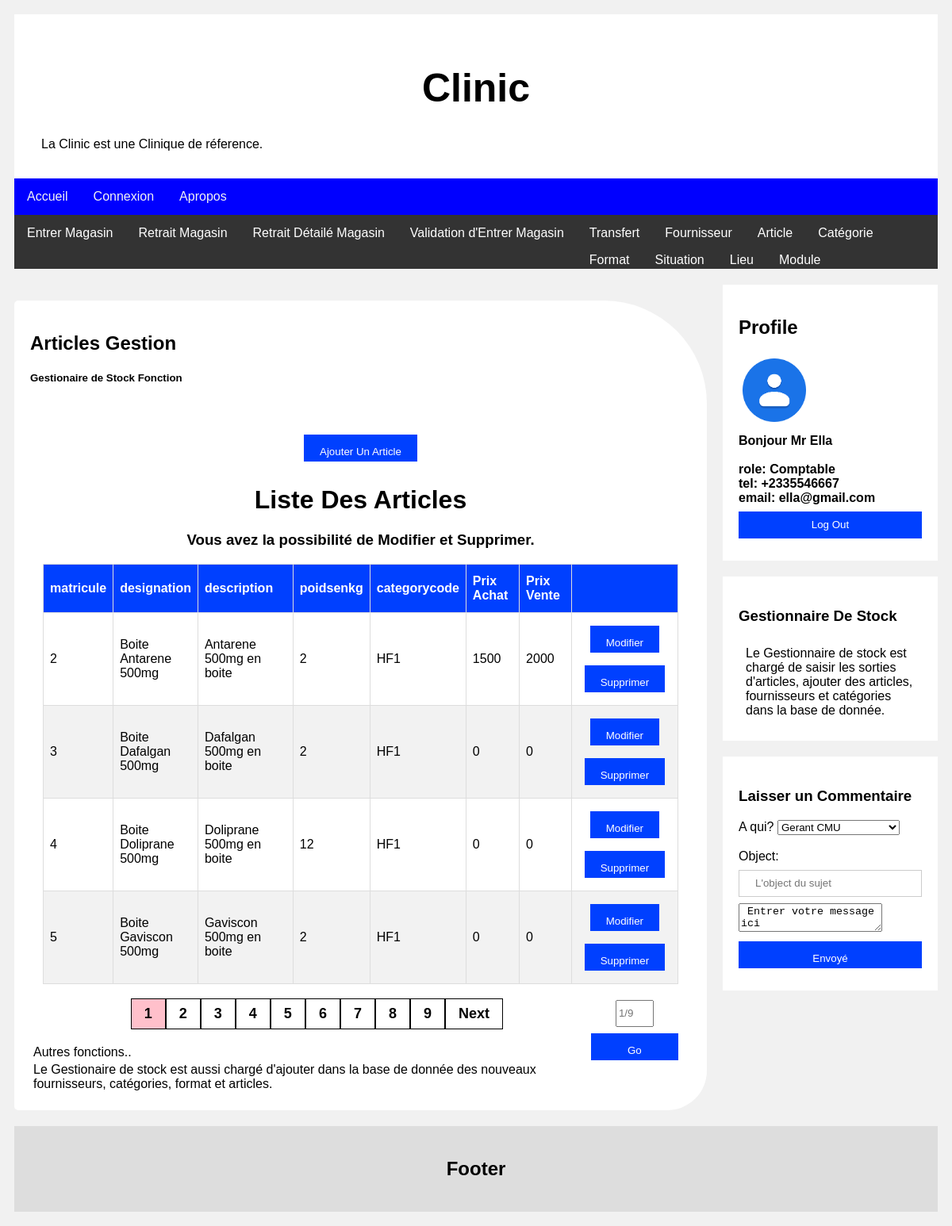
/gestionnairestock/Article/articlemanage.php (signed in), run on the app's committed database.
### tables this page shows
CREATE TABLE `article` (
  `matricule` bigint(20) NOT NULL,
  `code` varchar(100) NOT NULL,
  `designation` text NOT NULL,
  `groupcode` varchar(200) NOT NULL,
  `description` text NOT NULL,
  `poids_kg` decimal(10,0) NOT NULL,
  `code_category` varchar(100) NOT NULL,
  `prixachat` decimal(10,0) NOT NULL DEFAULT 0,
  `tmc` decimal(10,0) NOT NULL DEFAULT 0,
  `prixvente` decimal(10,0) NOT NULL DEFAULT 0,
  `benefice` decimal(11,0) NOT NULL DEFAULT 0,
  `format` varchar(100) NOT NULL DEFAULT 'carton',
  `quantity_per_unit` int(11) NOT NULL DEFAULT 1,
  `modeuse` varchar(250) NOT NULL DEFAULT 'normale',
  `matriculredacteur` text NOT NULL,
  `timestamp` timestamp NOT NULL DEFAULT current_timestamp(),
  `lastmodification` text NOT NULL
);

### gestionnairestock/Article/articlemanage.php (the view, shortened to what this page needs)
<!DOCTYPE html>
<html>
<head>
<link rel="stylesheet" href="../../cliniccss.css">
</head>
<body>
<div class="header">
  <h1>Clinic </h1>
  <p>La Clinic est une Clinique de réference.</p>
</div>
<div class="topnav">
  <a href="#">Accueil</a>
  <a href="#">Connexion</a>
  <a href="#">Apropos</a>
</div>
<div class="navbar">
    <a href="../welcomestocker.php#entrerarticle">Entrer Magasin</a>
    <a href="../welcomestocker.php#retraitarticle">Retrait Magasin</a>
    <a href="../welcomestocker.php#retraitarticleperunit">Retrait Détailé Magasin</a>
    <a href="../validationentrer.php">Validation d'Entrer Magasin</a>
   <div class="dropdown">
    <button class="dropbtn">Transfert
    </button>
  </div>
    <div class="dropdown">
    <button class="dropbtn">Fournisseur
    </button>
  </div>
   <div class="dropdown">
    <button class="dropbtn">Article
    </button>
  </div>
    <div class="dropdown">
    <button class="dropbtn">Catégorie
    </button>
  </div>
  <div class="dropdown">
        <button class="dropbtn">Format
        </button>
      </div>
      <div class="dropdown">
        <button class="dropbtn">Situation
        </button>
      </div>
      <div class="dropdown">
        <button class="dropbtn">Lieu
        </button>
      </div>
      <div class="dropdown">
        <button class="dropbtn">Module
        </button>
      </div>
</div>
<div class="row">
  <div class="leftcolumn">
      <div class="card shadowexempl">
              <div id="entrerarticle">
                  <h2>Articles Gestion</h2>
                  <h5>Gestionaire de Stock Fonction</h5>
                   <center>
        <?php
            require_once "../../db/conn.php";
            $per_page_record = 4;
            if (isset($_GET["page"])) {
                $page  = $_GET["page"];
            }
            else {
              $page=1;
            }
            $start_from = ($page-1) * $per_page_record;
            $query = "SELECT matricule, designation, description, poids_kg, article.quantity_per_unit, code_category,format, prixvente, prixachat, tmc, groupcode FROM article  LIMIT $start_from, $per_page_record";
            $rs_result = mysqli_query ($con, $query);
        ?>
        <div class="container">
          <br>
          <div>
          <button onclick="document.getElementById('id01').style.display='block'" style="width:auto;">Ajouter Un Article</button>
            <h1>Liste Des Articles</h1>
            <h3> Vous avez la possibilité de Modifier et Supprimer.
          </h3>
            <table id="customers" class="table table-striped table-condensed
                                              table-bordered">
              <thead>
                <tr>
                  <th width="10%">matricule</th>
                  <th width="10%">designation</th>
                  <th>description</th>
                  <th>poidsenkg</th>
                  <th>categorycode</th>
                  <th>Prix Achat</th>
                  <th>Prix Vente</th>
                  <th></th>
                </tr>
              </thead>
              <tbody>
        <?php
                while ($row = mysqli_fetch_array($rs_result)) {
                ?>
                <tr>
                 <td><?php echo $row["matricule"]; ?></td>
                <td><?php echo $row["designation"]; ?></td>
                <td><?php echo $row["description"]; ?></td>
                <td><?php echo $row["poids_kg"]; ?></td>
                <td><?php echo $row["code_category"]; ?></td>
                <td><?php echo $row["prixachat"]; ?></td>
                <td><?php echo $row["prixvente"]; ?></td>
                <td>
                    <form action="articleedit.php" method="POST">
<div id="outer">
  <div class="inner"><button type="submit"  >Modifier</button></div>
  <div class="inner"><button type="button" id="<?php echo $row["matricule"]; ?>" onclick="myFunctionDelete(this.id)">Supprimer</button></div>
</div>
</form>
                </td>
                </tr>
                <?php
                    };
                ?>
              </tbody>
            </table>
         <div class="pagination">
          <?php
            $query = "SELECT COUNT(*) FROM article";
            $rs_result = mysqli_query($con, $query);
            $row = mysqli_fetch_row($rs_result);
            $total_records = $row[0];
            $total_pages = ceil($total_records / $per_page_record);
            $pagLink = "";
            for ($i=1; $i<=$total_pages; $i++) {
              if ($i == $page) {
                  $pagLink .= "<a class = 'active' href='articlemanage.php?page="
                                                    .$i."'>".$i." </a>";
              }
              else  {
                  $pagLink .= "<a href='articlemanage.php?page=".$i."'>
                                                    ".$i." </a>";
              }
            };
            echo $pagLink;
            if($page<$total_pages){
                echo "<a href='articlemanage.php?page=".($page+1)."'>  Next </a>";
            }
          ?>
          </div>
          <div class="inline">
          <input id="page" type="number" min="1" max="<?php echo $total_pages?>"
          placeholder="<?php echo $page."/".$total_pages; ?>" required>
          <button onClick="go2Page();">Go</button>
         </div>
        </div>
      </div>
    </center>
                    <p>Autres fonctions..</p>
                  <p>Le Gestionaire de stock est aussi chargé d'ajouter dans la base de donnée des nouveaux fournisseurs, catégories, format et articles.</p>
                </div>
    </div>
  </div>
  <div class="rightcolumn">
    <div class="card">
      <h2>Profile </h2>
            <div class="fakeimg" style="height:100px;"><img src="../../images/contact.png" style="height:80px;"></div>
<b>Bonjour Mr <?php echo htmlspecialchars($_SESSION["fullname"]); ?></b>
      <br>
      <br>
      <b>role: <?php echo htmlspecialchars($_SESSION["role"]); ?></b>
            <br>
      <b>tel: <?php echo htmlspecialchars($_SESSION["tel"]); ?></b>
        <br>
      <b>email: <?php echo htmlspecialchars($_SESSION["email"]); ?></b>
                  <a href="../../logout.php"><button class="fakeimg" >Log Out</button></a>
    </div>
    <div class="card">
      <h3>Gestionnaire De Stock </h3>
      <div class="fakeimg"><p>Le Gestionnaire de stock est chargé de saisir les sorties d'articles, ajouter des articles, fournisseurs et catégories dans la base de donnée.</p></div>
    </div>
<div class="card">
       <h3>Laisser un Commentaire</h3>
      <form>
        <label>A qui?</label>
         <select name="aqui">
         <?php
   include('../../db/config.php');
          $sql = "SELECT DISTINCT role FROM users";
        if($stmt = $pdo->prepare($sql)){
            if($stmt->execute()){
                if($stmt->rowCount()>0){
                                      $arrayrole= $stmt->fetchAll();
                                      foreach($arrayrole as $roleelement){
                                        ?>
                                          <option value="<?php echo $roleelement[0];?>"><?php echo $roleelement[0];?></option>
                                        <?php
                                      }  }}}?>
                                        </select><br><br>
        <label>Object:</label>
        <input type="text" name="" placeholder="L'object du sujet">
        <textarea placeholder="Entrer votre message ici"> Entrer votre message ici</textarea>
              <button type="submit">Envoyé</button>
      </form>
    </div>
  </div>
</div>
<div class="footer">
  <h2>Footer</h2>
</div>
</body>
</html>

### cliniccss.css (style rules this page uses)
* { box-sizing: border-box; }
body { font-family: Arial; padding: 10px; background: #f1f1f1; }
.header { padding: 30px; text-align: center; background: white; }
.header h1 { font-size: 50px; }
.topnav { overflow: hidden; background-color: #0000ff; }
.topnav a { float: left; display: block; color: #f2f2f2; text-align: center; padding: 14px 16px; text-decoration: none; }
.leftcolumn { float: left; width: 75%; }
.rightcolumn { float: left; width: 25%; background-color: #f1f1f1; padding-left: 20px; }
.fakeimg { width: 100%; padding: 5px; }
.card { background-color: white; padding: 20px; margin-top: 20px; }
.row:after { content: ""; display: table; clear: both; }
.footer { padding: 20px; text-align: center; background: #ddd; margin-top: 20px; }
.navbar { overflow: hidden; background-color: #333; }
.navbar a { float: left; font-size: 16px; color: white; text-align: center; padding: 14px 16px; text-decoration: none; }
.dropdown { float: left; overflow: hidden; }
.dropdown .dropbtn { font-size: 16px; border: none; outline: none; color: white; padding: 14px 16px; background-color: inherit; font-family: inherit; margin: 0; }
input[type=text], input[type=password] { width: 100%; padding: 12px 20px; margin: 8px 0; display: inline-block; border: 1px solid #ccc; box-sizing: border-box; }
button,.btn1class { background-color: #0040ff; color: white; padding: 14px 20px; margin: 8px 0; border: none; cursor: pointer; width: 100%; }
.container { padding: 16px; }
.shadowexempl { border-radius: 5px 130px 50px 5px; margin-top: 40px; }
#outer { width:100%; text-align: center; }
.inner { display: inline-block; }
#customers { font-family: Arial, Helvetica, sans-serif; border-collapse: collapse; width: 100%; }
#customers td, #customers th { border: 1px solid #ddd; padding: 8px; }
#customers tr:nth-child(even) { background-color: #f2f2f2; }
#customers th { padding-top: 12px; padding-bottom: 12px; text-align: left; background-color: #0040ff; color: white; }
p { margin: 4px; text-align: left; }

### gestionnairestock/Article/articlemanage.php (style rules this page uses)
.inline { display: inline-block; float: right; margin: 20px 0px; }
input, button { height: 34px; }
.pagination { display: inline-block; }
.pagination a { font-weight:bold; font-size:18px; color: black; float: left; padding: 8px 16px; text-decoration: none; border:1px solid black; }
.pagination a.active { background-color: pink; }
body { font-family: Arial, Helvetica, sans-serif; }
.container { padding: 16px; }
#outer { width:100%; text-align: center; }
.inner { display: inline-block; }
#customers { font-family: Arial, Helvetica, sans-serif; border-collapse: collapse; width: 100%; }
#customers td, #customers th { border: 1px solid #ddd; padding: 8px; }
#customers tr:nth-child(even) { background-color: #f2f2f2; }
#customers th { padding-top: 12px; padding-bottom: 12px; text-align: left; background-color: #0040ff; color: white; }

### data on the page
article: matricule "2", designation "Boite Antarene 500mg", description "Antarene 500mg en boite", poids_kg "2", code_category "HF1", prixachat "1500", prixvente "2000"
article: matricule "3", designation "Boite Dafalgan 500mg", description "Dafalgan 500mg en boite", poids_kg "2", code_category "HF1", prixachat "0", prixvente "0"
article: matricule "4", designation "Boite Doliprane 500mg", description "Doliprane 500mg en boite", poids_kg "12", code_category "HF1", prixachat "0", prixvente "0"
article: matricule "5", designation "Boite Gaviscon 500mg", description "Gaviscon 500mg en boite", poids_kg "2", code_category "HF1", prixachat "0", prixvente "0"

### other printed values
$_SESSION["fullname"] "Ella"
$_SESSION["role"] "Comptable"
$_SESSION["tel"] "+2335546667"
$_SESSION["email"] "ella@gmail.com"
form field aqui "Gerant CMU"
